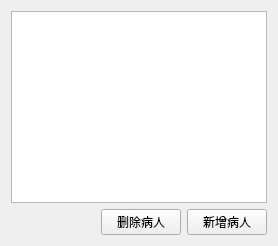
                <widget class="QWidget" name="page_28">
                 <layout class="QVBoxLayout" name="verticalLayout_62">
                  <item>
                   <widget class="QTableView" name="patient_Doctor_View_2"/>
                  </item>
                  <item>
                   <layout class="QHBoxLayout" name="horizontalLayout_79">
                    <item>
                     <spacer name="horizontalSpacer_6">
                      <property name="orientation">
                       <enum>Qt::Horizontal</enum>
                      </property>
                      <property name="sizeHint" stdset="0">
                       <size>
                        <width>40</width>
                        <height>20</height>
                       </size>
                      </property>
                     </spacer>
                    </item>
                    <item>
                     <widget class="QPushButton" name="removePatient_BT_2">
                      <property name="text">
                       <string>删除病人</string>
                      </property>
                     </widget>
                    </item>
                    <item>
                     <widget class="QPushButton" name="addPatient_BT_2">
                      <property name="text">
                       <string>新增病人</string>
                      </property>
                     </widget>
                    </item>
                   </layout>
                  </item>
                 </layout>
                </widget>
